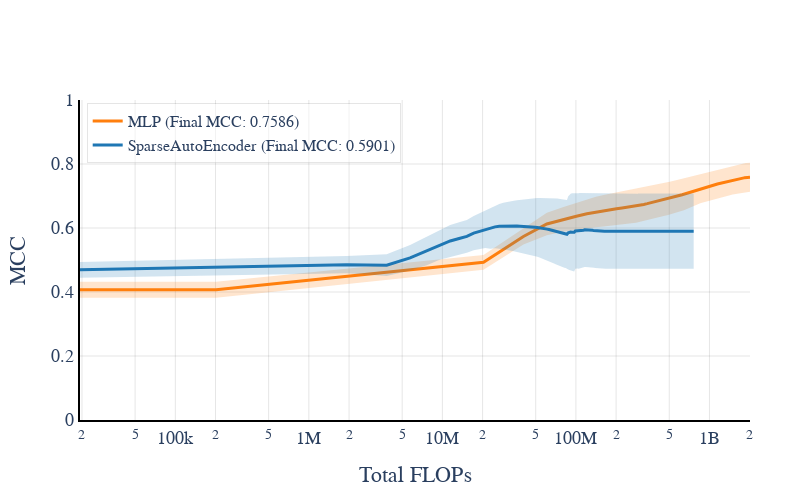

Notebook code cell kept with this figure:
### Markdown cell above
## Fixed dictionary vectors

### Code cell
import json
import numpy as np
import plotly.graph_objects as go
from plotly.subplots import make_subplots

FIXED_D = True  # Set this to True or False based on your experiment
filename = 'fixed_D' if FIXED_D else 'learned_D'

# Load the JSON data
with open(f'results/{filename}_results.json', 'r') as f:
    data = json.load(f)

# Create subplots
fig = make_subplots(rows=1, cols=1, shared_xaxes=True)

# Colors for each model
colors = {'SparseAutoEncoder': 'rgb(31, 119, 180)', 'MLP': 'rgb(255, 127, 14)'}

max_flops_per_model = []

for model_name, model_results in data['results'].items():
    all_flops = []
    all_mccs = []
    
    for run_results in model_results:
        total_flops = [log['total_flops'] for log in run_results]
        mcc = [log['mcc'] for log in run_results]
        
        # Add 0 FLOP-MCC point
        total_flops.insert(0, 0)
        mcc.insert(0, 0)  # Assuming MCC is 0 at the start
        
        all_flops.append(total_flops)
        all_mccs.append(mcc)
    
    # Calculate mean and standard deviation
    mean_flops = np.mean(all_flops, axis=0)
    mean_mccs = np.mean(all_mccs, axis=0)
    std_mccs = np.std(all_mccs, axis=0)
    
    # Store the maximum FLOP value for this model
    max_flops_per_model.append(np.max(mean_flops))
    
    final_mcc = mean_mccs[-1]
    
    # Add trace for each model
    fig.add_trace(
        go.Scatter(
            x=mean_flops,
            y=mean_mccs,
            mode='lines',
            name=f"{model_name} (Final MCC: {final_mcc:.4f})",
            line=dict(color=colors[model_name], width=3),
        )
    )
    
    # Add error bands
    fig.add_trace(
        go.Scatter(
            x=np.concatenate([mean_flops, mean_flops[::-1]]),
            y=np.concatenate([mean_mccs + std_mccs, (mean_mccs - std_mccs)[::-1]]),
            fill='toself',
            fillcolor=colors[model_name].replace('rgb', 'rgba').replace(')', ',0.2)'),
            line=dict(color='rgba(255,255,255,0)'),
            hoverinfo="skip",
            showlegend=False
        )
    )

# Calculate the minimum of the maximum FLOP values
x_max = min(max_flops_per_model)

# Update layout
fig.update_layout(
    xaxis_title='Total FLOPs',
    yaxis_title='MCC',
    font=dict(family="Palatino", size=18),
    legend=dict(
        x=0.01,
        y=0.99,
        bgcolor='rgba(255, 255, 255, 0.5)',
        bordercolor='rgba(0, 0, 0, 0.1)',
        borderwidth=1,
        font=dict(size=16)
    ),
    plot_bgcolor='white',
    hovermode='x unified',
    width=800,  # Narrower plot
    height=500,
    margin=dict(l=80, r=50, t=100, b=80)
)

# Update axes
fig.update_xaxes(
    showgrid=True,
    gridwidth=1,
    gridcolor='rgba(0, 0, 0, 0.1)',
    zeroline=False,
    showline=True,
    linewidth=2,
    linecolor='black',
    type='log',  # Use log scale for FLOPs
    title_standoff=20,
    #range=[0, np.log10(x_max)]  # Set x-axis range
)

fig.update_yaxes(
    showgrid=True,
    gridwidth=1,
    gridcolor='rgba(0, 0, 0, 0.1)',
    zeroline=False,
    showline=True,
    linewidth=2,
    linecolor='black',
    range=[0, 1],  # Adjust this range as needed
    title_standoff=20
)

# Save the plot as a PDF
fig.write_image(f"results/figures/{filename}.pdf")

# Optionally, display the plot
fig.show()

print(f"Plot saved as results/figures/{filename}.pdf")

### Figure 1 — Plotly figure (JSON) as saved in the notebook; plotly's stock layout.template omitted (floating-point values rounded to 4 significant figures; data arrays with more than 128 entries replaced by an {"elided": "..."} marker saying what was removed)
{"data": [{"line": {"color": "rgb(255, 127, 14)", "width": 3}, "mode": "lines", "name": "MLP (Final MCC: 0.7586)", "type": "scatter", "x": [0, 202160, 20323760, 40445360, 60566960, 80688560, 100810160, 120931760, 141053360, 161174960, 181296560, 201418160, 221539760, 241661360, 261782960, 281904560, 302026160, 322147760, 342269360, 362390960, 382512560, 402634160, 422755760, 442877360, 462998960, 483120560, 503242160, 523363760, 543485360, 563606960, 583728560, 603850160, 623971760, 644093360, 664214960, 684336560, 704458160, 724579760, 744701360, 764822960, 784944560, 805066160, 825187760, 845309360, 865430960, 885552560, 905674160, 925795760, 945917360, 966038960, 986160560, 1006282160, 1026403760, 1046525360, 1066646960, 1086768560, 1106890160, 1127011760, 1147133360, 1167254960, 1187376560, 1207498160, 1227619760, 1247741360, 1267862960, 1287984560, 1308106160, 1328227760, 1348349360, 1368470960, 1388592560, 1408714160, 1428835760, 1448957360, 1469078960, 1489200560, 1509322160, 1529443760, 1549565360, 1569686960, 1589808560, 1609930160, 1630051760, 1650173360, 1670294960, 1690416560, 1710538160, 1730659760, 1750781360, 1770902960, 1791024560, 1811146160, 1831267760, 1851389360, 1871510960, 1891632560, 1911754160, 1931875760, 1951997360, 1972118960, 1992240560, 2012160944], "y": [0, 0.4071, 0.4927, 0.5734, 0.6124, 0.6269, 0.6368, 0.6446, 0.6499, 0.654, 0.6572, 0.6601, 0.6626, 0.6647, 0.6673, 0.6694, 0.6715, 0.6736, 0.6761, 0.6785, 0.6811, 0.6836, 0.6859, 0.6879, 0.6898, 0.6917, 0.6935, 0.6954, 0.6973, 0.6989, 0.7006, 0.7025, 0.7041, 0.7059, 0.7076, 0.7091, 0.7108, 0.7125, 0.7141, 0.7157, 0.7174, 0.7191, 0.7207, 0.7224, 0.7239, 0.7252, 0.7266, 0.7278, 0.7288, 0.7299, 0.7308, 0.7316, 0.7324, 0.7333, 0.7342, 0.735, 0.7358, 0.7366, 0.7375, 0.7383, 0.7391, 0.7399, 0.7407, 0.7414, 0.7421, 0.7428, 0.7435, 0.7443, 0.745, 0.7459, 0.7466, 0.7473, 0.748, 0.7486, 0.7492, 0.7498, 0.7504, 0.7507, 0.7511, 0.7515, 0.7521, 0.7525, 0.753, 0.7534, 0.7539, 0.7545, 0.755, 0.7554, 0.7558, 0.756, 0.7563, 0.7566, 0.7569, 0.7572, 0.7574, 0.7575, 0.7576, 0.7577, 0.7579, 0.7582, 0.7584, 0.7586]}, {"fill": "toself", "fillcolor": "rgba(255, 127, 14,0.2)", "hoverinfo": "skip", "line": {"color": "rgba(255,255,255,0)"}, "showlegend": false, "type": "scatter", "x": {"elided": "204 int values"}, "y": {"elided": "204 float values"}}, {"line": {"color": "rgb(31, 119, 180)", "width": 3}, "mode": "lines", "name": "SparseAutoEncoder (Final MCC: 0.5901)", "type": "scatter", "x": {"elided": "402 int values"}, "y": {"elided": "402 float values"}}, {"fill": "toself", "fillcolor": "rgba(31, 119, 180,0.2)", "hoverinfo": "skip", "line": {"color": "rgba(255,255,255,0)"}, "showlegend": false, "type": "scatter", "x": {"elided": "804 int values"}, "y": {"elided": "804 float values"}}], "layout": {"font": {"family": "Palatino", "size": 18}, "height": 500, "hovermode": "x unified", "legend": {"bgcolor": "rgba(255, 255, 255, 0.5)", "bordercolor": "rgba(0, 0, 0, 0.1)", "borderwidth": 1, "font": {"size": 16}, "x": 0.01, "y": 0.99}, "margin": {"b": 80, "l": 80, "r": 50, "t": 100}, "plot_bgcolor": "white", "width": 800, "xaxis": {"anchor": "y", "domain": [0, 1], "gridcolor": "rgba(0, 0, 0, 0.1)", "gridwidth": 1, "linecolor": "black", "linewidth": 2, "showgrid": true, "showline": true, "title": {"standoff": 20, "text": "Total FLOPs"}, "type": "log", "zeroline": false}, "yaxis": {"anchor": "x", "domain": [0, 1], "gridcolor": "rgba(0, 0, 0, 0.1)", "gridwidth": 1, "linecolor": "black", "linewidth": 2, "range": [0, 1], "showgrid": true, "showline": true, "title": {"standoff": 20, "text": "MCC"}, "zeroline": false}}}
